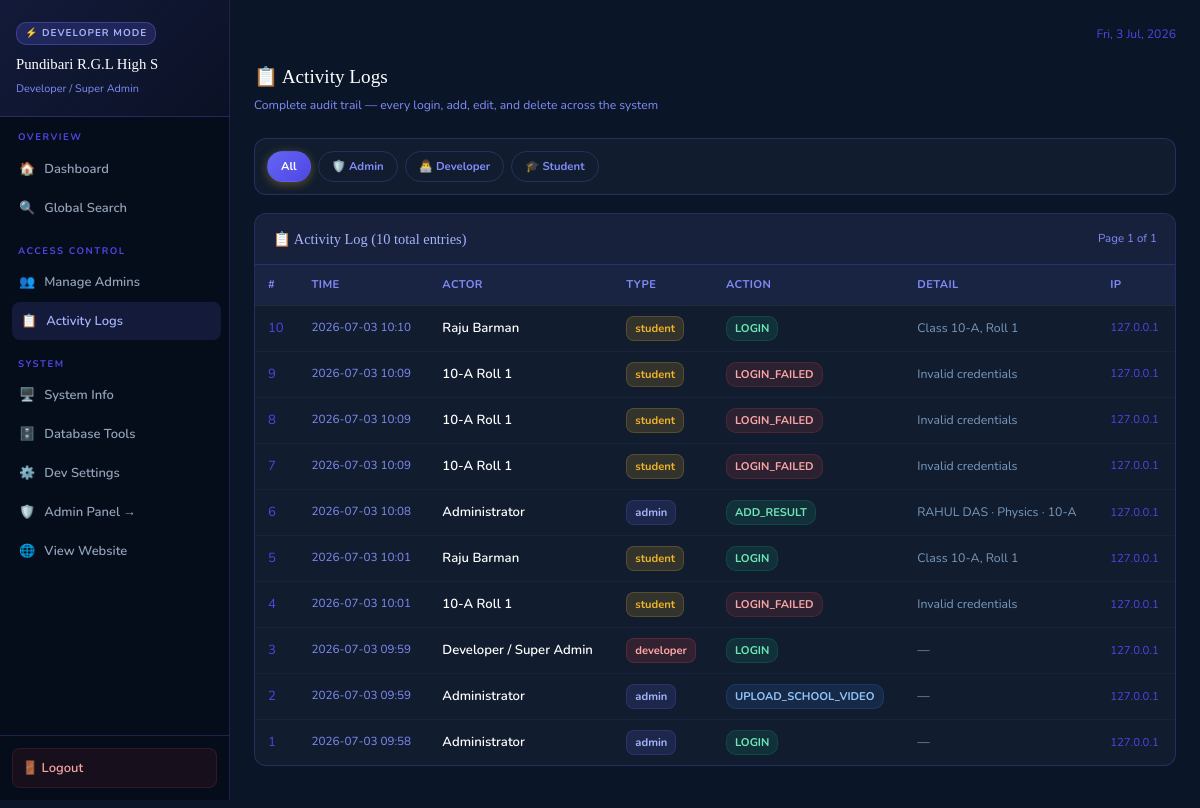
Page /dev/logs (signed in) on the committed database.
### tables this page shows
CREATE TABLE activity_log(
        id INTEGER PRIMARY KEY AUTOINCREMENT,
        actor_type TEXT, actor_id INTEGER, actor_name TEXT,
        action TEXT, detail TEXT,
        ip TEXT, created_at TIMESTAMP DEFAULT CURRENT_TIMESTAMP);

### app.py (the view)
@app.route('/dev/logs')
@dev_req
def dev_logs():
    page = max(1, int(request.args.get('page', 1)))
    actor_filter = request.args.get('actor', '')
    db = get_db()
    q = "SELECT * FROM activity_log WHERE 1=1"; p = []
    if actor_filter:
        q += " AND actor_type=?"; p.append(actor_filter)
    total = db.execute(f"SELECT COUNT(*) FROM ({q}) t", p).fetchone()[0]
    offset = (page - 1) * PER_PAGE
    logs = db.execute(f"{q} ORDER BY created_at DESC LIMIT {PER_PAGE} OFFSET {offset}", p).fetchall()
    db.close()
    tp = max(1, (total + PER_PAGE - 1) // PER_PAGE)
    return render_template('dev_logs.html', logs=logs, actor_filter=actor_filter,
                           pagination=dict(page=page,total=total,total_pages=tp,
                                          has_prev=page>1,has_next=page<tp))

### app.py (called while the page is built)
def cache_get(k):
    if k in _cache and _cache_ts.get(k,0)>datetime.now().timestamp():
        return _cache[k]
    return None

def get_db():
    if USE_PG:
        conn=psycopg2.connect(DATABASE_URL,cursor_factory=psycopg2.extras.RealDictCursor)
        return conn
    conn=sqlite3.connect(DB_PATH,timeout=30,check_same_thread=False)
    conn.row_factory=sqlite3.Row
    conn.execute("PRAGMA journal_mode=WAL")
    conn.execute("PRAGMA synchronous=NORMAL")
    conn.execute("PRAGMA cache_size=-32000")
    conn.execute("PRAGMA temp_store=MEMORY")
    conn.execute("PRAGMA mmap_size=268435456")
    conn.execute("PRAGMA optimize")
    return conn

def get_settings():
    cached=cache_get('settings')
    if cached: return cached
    db=get_db()
    rows=db.execute("SELECT key,value FROM settings").fetchall()
    db.close()
    r={row['key']:row['value'] for row in rows}
    cache_set('settings',r); return r

@app.context_processor
def inject_globals():
    ctx = dict(settings=get_settings(), now=datetime.now())
    if 'admin_id' in session:
        ctx['current_admin_perms'] = get_admin_perms(session['admin_id'])
        ctx['is_impersonating'] = session.get('impersonating', False)
    return ctx

@app.after_request
def _auto_log_admin_activity(response):
    try:
        ep = request.endpoint
        if ep in ADMIN_LOG_ENDPOINTS and 'admin_id' in session:
            action, detail_fn = ADMIN_LOG_ENDPOINTS[ep]
            try: detail = detail_fn()
            except Exception: detail = ''
            log_activity('admin', session['admin_id'], session.get('admin_name',''), action, detail)
    except Exception:
        pass
    return response

def dev_req(f):
    @wraps(f)
    def d(*a, **k):
        if 'dev_id' not in session:
            flash('Developer access required.', 'error')
            return redirect(url_for('dev_login'))
        return f(*a, **k)
    return d

### templates/dev_logs.html (shortened to what this page needs)
{% extends "dev_base.html" %}
{% block dev_content %}
<div class="dev-topbar"><div><div class="dev-page-title">📋 Activity Logs</div>
<div class="dev-page-sub">Complete audit trail — every login, add, edit, and delete across the system</div></div></div>
<div class="dev-card"><div class="dev-card-body" style="padding:12px">
  <div style="display:flex;gap:7px;flex-wrap:wrap">
    <a href="{{ url_for('dev_logs') }}" class="chart-tab-btn {{ 'active' if not actor_filter else '' }}" style="{{ '' if actor_filter else 'background:linear-gradient(135deg,#6366f1,#4f46e5);color:#fff' }};border:1px solid rgba(99,102,241,.25)">All</a>
    <a href="{{ url_for('dev_logs') }}?actor=admin" class="chart-tab-btn {{ 'active' if actor_filter=='admin' else '' }}" style="{{ 'background:linear-gradient(135deg,#6366f1,#4f46e5);color:#fff' if actor_filter=='admin' else 'color:#818cf8' }};border:1px solid rgba(99,102,241,.25)">🛡️ Admin</a>
    <a href="{{ url_for('dev_logs') }}?actor=developer" class="chart-tab-btn {{ 'active' if actor_filter=='developer' else '' }}" style="{{ 'background:linear-gradient(135deg,#6366f1,#4f46e5);color:#fff' if actor_filter=='developer' else 'color:#818cf8' }};border:1px solid rgba(99,102,241,.25)">👨‍💻 Developer</a>
    <a href="{{ url_for('dev_logs') }}?actor=student" class="chart-tab-btn {{ 'active' if actor_filter=='student' else '' }}" style="{{ 'background:linear-gradient(135deg,#6366f1,#4f46e5);color:#fff' if actor_filter=='student' else 'color:#818cf8' }};border:1px solid rgba(99,102,241,.25)">🎓 Student</a>
  </div>
</div></div>
<div class="dev-card"><div class="dev-card-head">
  <div class="dev-card-title">📋 Activity Log ({{ pagination.total }} total entries)</div>
  <span style="font-size:.72rem;color:#818cf8">Page {{ pagination.page }} of {{ pagination.total_pages }}</span>
</div>
<div class="dev-card-body" style="padding:0"><div style="overflow-x:auto"><table class="admin-table dev-table">
  <thead><tr><th>#</th><th>Time</th><th>Actor</th><th>Type</th><th>Action</th><th>Detail</th><th>IP</th></tr></thead>
  <tbody>
    {% for l in logs %}
    <tr>
      <td style="color:#4f46e5">{{ pagination.total - (pagination.page-1)*50 - loop.index0 }}</td>
      <td style="font-size:.73rem;white-space:nowrap;color:#818cf8">{{ l.created_at[:16] if l.created_at else '—' }}</td>
      <td style="font-weight:600;color:var(--white)">{{ l.actor_name or '—' }}</td>
      <td><span class="role-badge role-{{ l.actor_type or 'admin' }}">{{ l.actor_type or 'admin' }}</span></td>
      <td>
        {% if 'FAILED' in l.action or 'DELETE' in l.action %}<span class="badge badge-red" style="font-size:.7rem">{{ l.action }}</span>
        {% elif 'ADD' in l.action or 'LOGIN' in l.action and 'FAILED' not in l.action %}<span class="badge badge-green" style="font-size:.7rem">{{ l.action }}</span>
        {% elif 'IMPERSONATE' in l.action %}<span class="badge badge-gold" style="font-size:.7rem">{{ l.action }}</span>
        {% else %}<span class="badge badge-blue" style="font-size:.7rem">{{ l.action }}</span>{% endif %}
      </td>
      <td style="font-size:.77rem;color:var(--text-muted);max-width:200px;overflow:hidden;text-overflow:ellipsis">{{ l.detail or '—' }}</td>
      <td style="font-size:.71rem;color:#4f46e5">{{ l.ip or '—' }}</td>
    </tr>{% else %}
    <tr><td colspan="7" style="text-align:center;color:var(--text-muted);padding:36px">No activity logged yet.</td></tr>
    {% endfor %}
  </tbody>
</table></div></div>
</div>
{% endblock %}

### templates/dev_base.html (shortened to what this page needs)
<!DOCTYPE html><html lang="en"><head>
<link rel="stylesheet" href="{{ url_for('static',filename='css/style.css') }}">
</head><body>
<div class="dev-layout">
  <aside class="dev-sidebar" id="devSidebar">
    <div class="dev-sb-head">
      <div class="dev-sb-badge">⚡ Developer Mode</div>
      <div class="dev-sb-title">{{ settings.school_name[:22] }}</div>
      <div class="dev-sb-sub">{{ session.dev_name }}</div>
    </div>
    <nav class="dev-nav">
      <div class="dev-nav-grp"><div class="dev-nav-grp-title">Overview</div>
        <a href="{{ url_for('dev_dashboard') }}" class="dev-nav-item {% if request.endpoint=='dev_dashboard' %}active{% endif %}"><span>🏠</span> Dashboard</a>
        <a href="{{ url_for('dev_search') }}" class="dev-nav-item {% if request.endpoint=='dev_search' %}active{% endif %}"><span>🔍</span> Global Search</a>
      </div>
      <div class="dev-nav-grp"><div class="dev-nav-grp-title">Access Control</div>
        <a href="{{ url_for('dev_admins') }}" class="dev-nav-item {% if request.endpoint in ['dev_admins','dev_add_admin'] %}active{% endif %}"><span>👥</span> Manage Admins</a>
        <a href="{{ url_for('dev_logs') }}" class="dev-nav-item {% if request.endpoint=='dev_logs' %}active{% endif %}"><span>📋</span> Activity Logs</a>
      </div>
      <div class="dev-nav-grp"><div class="dev-nav-grp-title">System</div>
        <a href="{{ url_for('dev_system') }}" class="dev-nav-item {% if request.endpoint=='dev_system' %}active{% endif %}"><span>🖥️</span> System Info</a>
        <a href="{{ url_for('dev_db') }}" class="dev-nav-item {% if request.endpoint=='dev_db' %}active{% endif %}"><span>🗄️</span> Database Tools</a>
        <a href="{{ url_for('dev_settings') }}" class="dev-nav-item {% if request.endpoint=='dev_settings' %}active{% endif %}"><span>⚙️</span> Dev Settings</a>
        <a href="{{ url_for('admin_dashboard') }}" class="dev-nav-item"><span>🛡️</span> Admin Panel →</a>
        <a href="{{ url_for('index') }}" class="dev-nav-item" target="_blank"><span>🌐</span> View Website</a>
      </div>
    </nav>
    <div class="dev-sb-footer">
      <a href="{{ url_for('dev_logout') }}" style="display:flex;align-items:center;gap:8px;padding:8px 9px;border-radius:var(--rs);color:#fca5a5;font-size:.81rem;font-weight:600;background:rgba(239,68,68,.08);border:1px solid rgba(239,68,68,.14)">🚪 Logout</a>
    </div>
  </aside>
  <main class="dev-main">
    <div style="display:flex;gap:10px;align-items:center;margin-bottom:16px">
      <div style="margin-left:auto;font-size:.76rem;color:#4f46e5" id="currentDate"></div>
    </div>
    <div class="dev-page-fade">
    {% block dev_content %}{% endblock %}
    </div>
  </main>
</div>
</body></html>

### templates/dev_base.html (style rules this page uses)
.dev-page-fade { animation:devPageFade .35s ease both }

### rows in the picture
activity_log: dev_name "Developer / Super Admin", pagination.total-(pagination.page-1)*50-loop.index0 "3", created_at "2026-07-03 09:59", actor_name "Developer / Super Admin", actor_type "developer", action "LOGIN", detail "—", ip "127.0.0.1"
activity_log: pagination.total-(pagination.page-1)*50-loop.index0 "10", created_at "2026-07-03 10:10", actor_name "Raju Barman", actor_type "student", action "LOGIN", detail "Class 10-A, Roll 1", ip "127.0.0.1"
activity_log: pagination.total-(pagination.page-1)*50-loop.index0 "9", created_at "2026-07-03 10:09", actor_name "10-A Roll 1", actor_type "student", action "LOGIN_FAILED", detail "Invalid credentials", ip "127.0.0.1"
activity_log: pagination.total-(pagination.page-1)*50-loop.index0 "8", created_at "2026-07-03 10:09", actor_name "10-A Roll 1", actor_type "student", action "LOGIN_FAILED", detail "Invalid credentials", ip "127.0.0.1"
activity_log: pagination.total-(pagination.page-1)*50-loop.index0 "7", created_at "2026-07-03 10:09", actor_name "10-A Roll 1", actor_type "student", action "LOGIN_FAILED", detail "Invalid credentials", ip "127.0.0.1"
activity_log: pagination.total-(pagination.page-1)*50-loop.index0 "6", created_at "2026-07-03 10:08", actor_name "Administrator", actor_type "admin", action "ADD_RESULT", detail "RAHUL DAS · Physics · 10-A", ip "127.0.0.1"
activity_log: pagination.total-(pagination.page-1)*50-loop.index0 "5", created_at "2026-07-03 10:01", actor_name "Raju Barman", actor_type "student", action "LOGIN", detail "Class 10-A, Roll 1", ip "127.0.0.1"
activity_log: pagination.total-(pagination.page-1)*50-loop.index0 "4", created_at "2026-07-03 10:01", actor_name "10-A Roll 1", actor_type "student", action "LOGIN_FAILED", detail "Invalid credentials", ip "127.0.0.1"
activity_log: pagination.total-(pagination.page-1)*50-loop.index0 "2", created_at "2026-07-03 09:59", actor_name "Administrator", actor_type "admin", action "UPLOAD_SCHOOL_VIDEO", detail "—", ip "127.0.0.1"
activity_log: total "1", created_at "2026-07-03 09:58", actor_name "Administrator", actor_type "admin", action "LOGIN", detail "—", ip "127.0.0.1"

### other values in the picture
{{ settings.school_name[:22] }} "Pundibari R.G.L High S"
{{ pagination.total }} "10"
{{ pagination.page }} "1"
{{ pagination.total_pages }} "1"
